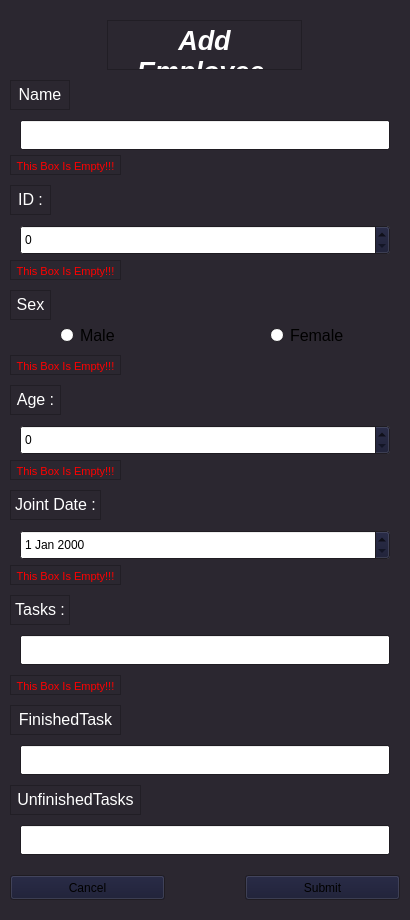
<?xml version="1.0" encoding="UTF-8"?>
<ui version="4.0">
 <class>MainWindow</class>
 <widget class="QMainWindow" name="MainWindow">
  <property name="enabled">
   <bool>true</bool>
  </property>
  <property name="geometry">
   <rect>
    <x>0</x>
    <y>0</y>
    <width>410</width>
    <height>920</height>
   </rect>
  </property>
  <property name="minimumSize">
   <size>
    <width>410</width>
    <height>920</height>
   </size>
  </property>
  <property name="maximumSize">
   <size>
    <width>410</width>
    <height>920</height>
   </size>
  </property>
  <property name="palette">
   <palette>
    <active>
     <colorrole role="Button">
      <brush brushstyle="SolidPattern">
       <color alpha="255">
        <red>21</red>
        <green>23</green>
        <blue>48</blue>
       </color>
      </brush>
     </colorrole>
     <colorrole role="Base">
      <brush brushstyle="SolidPattern">
       <color alpha="255">
        <red>255</red>
        <green>255</green>
        <blue>255</blue>
       </color>
      </brush>
     </colorrole>
     <colorrole role="Window">
      <brush brushstyle="SolidPattern">
       <color alpha="255">
        <red>43</red>
        <green>39</green>
        <blue>48</blue>
       </color>
      </brush>
     </colorrole>
    </active>
    <inactive>
     <colorrole role="Button">
      <brush brushstyle="SolidPattern">
       <color alpha="255">
        <red>21</red>
        <green>23</green>
        <blue>48</blue>
       </color>
      </brush>
     </colorrole>
     <colorrole role="Base">
      <brush brushstyle="SolidPattern">
       <color alpha="255">
        <red>255</red>
        <green>255</green>
        <blue>255</blue>
       </color>
      </brush>
     </colorrole>
     <colorrole role="Window">
      <brush brushstyle="SolidPattern">
       <color alpha="255">
        <red>43</red>
        <green>39</green>
        <blue>48</blue>
       </color>
      </brush>
     </colorrole>
    </inactive>
    <disabled>
     <colorrole role="Button">
      <brush brushstyle="SolidPattern">
       <color alpha="255">
        <red>21</red>
        <green>23</green>
        <blue>48</blue>
       </color>
      </brush>
     </colorrole>
     <colorrole role="Base">
      <brush brushstyle="SolidPattern">
       <color alpha="255">
        <red>43</red>
        <green>39</green>
        <blue>48</blue>
       </color>
      </brush>
     </colorrole>
     <colorrole role="Window">
      <brush brushstyle="SolidPattern">
       <color alpha="255">
        <red>43</red>
        <green>39</green>
        <blue>48</blue>
       </color>
      </brush>
     </colorrole>
    </disabled>
   </palette>
  </property>
  <property name="font">
   <font>
    <family>Segoe UI</family>
    <italic>false</italic>
   </font>
  </property>
  <property name="windowTitle">
   <string>MainWindow</string>
  </property>
  <widget class="QWidget" name="centralwidget">
   <widget class="QTextBrowser" name="MainText">
    <property name="geometry">
     <rect>
      <x>107</x>
      <y>20</y>
      <width>195</width>
      <height>50</height>
     </rect>
    </property>
    <property name="palette">
     <palette>
      <active>
       <colorrole role="Base">
        <brush brushstyle="SolidPattern">
         <color alpha="255">
          <red>43</red>
          <green>39</green>
          <blue>48</blue>
         </color>
        </brush>
       </colorrole>
      </active>
      <inactive>
       <colorrole role="Base">
        <brush brushstyle="SolidPattern">
         <color alpha="255">
          <red>43</red>
          <green>39</green>
          <blue>48</blue>
         </color>
        </brush>
       </colorrole>
      </inactive>
      <disabled>
       <colorrole role="Base">
        <brush brushstyle="SolidPattern">
         <color alpha="255">
          <red>0</red>
          <green>0</green>
          <blue>94</blue>
         </color>
        </brush>
       </colorrole>
      </disabled>
     </palette>
    </property>
    <property name="font">
     <font>
      <family>Segoe UI</family>
      <pointsize>20</pointsize>
      <weight>75</weight>
      <italic>true</italic>
      <bold>true</bold>
     </font>
    </property>
    <property name="verticalScrollBarPolicy">
     <enum>Qt::ScrollBarAlwaysOff</enum>
    </property>
    <property name="horizontalScrollBarPolicy">
     <enum>Qt::ScrollBarAlwaysOff</enum>
    </property>
    <property name="html">
     <string>&lt;!DOCTYPE HTML PUBLIC &quot;-//W3C//DTD HTML 4.0//EN&quot; &quot;http://www.w3.org/TR/REC-html40/strict.dtd&quot;&gt;
&lt;html&gt;&lt;head&gt;&lt;meta name=&quot;qrichtext&quot; content=&quot;1&quot; /&gt;&lt;style type=&quot;text/css&quot;&gt;
p, li { white-space: pre-wrap; }
&lt;/style&gt;&lt;/head&gt;&lt;body style=&quot; font-family:'Segoe UI'; font-size:20pt; font-weight:600; font-style:italic;&quot;&gt;
&lt;p align=&quot;center&quot; style=&quot; margin-top:0px; margin-bottom:0px; margin-left:0px; margin-right:0px; -qt-block-indent:0; text-indent:0px;&quot;&gt;&lt;span style=&quot; color:#ffffff;&quot;&gt;Add Employee &lt;/span&gt;&lt;/p&gt;&lt;/body&gt;&lt;/html&gt;</string>
    </property>
   </widget>
   <widget class="QPushButton" name="submitButton">
    <property name="geometry">
     <rect>
      <x>880</x>
      <y>550</y>
      <width>101</width>
      <height>31</height>
     </rect>
    </property>
    <property name="text">
     <string>Submit</string>
    </property>
   </widget>
   <widget class="QLineEdit" name="NameEdit">
    <property name="geometry">
     <rect>
      <x>20</x>
      <y>120</y>
      <width>370</width>
      <height>30</height>
     </rect>
    </property>
    <property name="styleSheet">
     <string notr="true"/>
    </property>
    <property name="alignment">
     <set>Qt::AlignLeading|Qt::AlignLeft|Qt::AlignVCenter</set>
    </property>
   </widget>
   <widget class="QTextBrowser" name="NameText">
    <property name="geometry">
     <rect>
      <x>10</x>
      <y>80</y>
      <width>60</width>
      <height>30</height>
     </rect>
    </property>
    <property name="palette">
     <palette>
      <active>
       <colorrole role="Base">
        <brush brushstyle="SolidPattern">
         <color alpha="255">
          <red>43</red>
          <green>39</green>
          <blue>48</blue>
         </color>
        </brush>
       </colorrole>
      </active>
      <inactive>
       <colorrole role="Base">
        <brush brushstyle="SolidPattern">
         <color alpha="255">
          <red>43</red>
          <green>39</green>
          <blue>48</blue>
         </color>
        </brush>
       </colorrole>
      </inactive>
      <disabled>
       <colorrole role="Base">
        <brush brushstyle="SolidPattern">
         <color alpha="255">
          <red>0</red>
          <green>0</green>
          <blue>94</blue>
         </color>
        </brush>
       </colorrole>
      </disabled>
     </palette>
    </property>
    <property name="font">
     <font>
      <family>Segoe UI</family>
      <pointsize>20</pointsize>
      <weight>75</weight>
      <italic>true</italic>
      <bold>true</bold>
     </font>
    </property>
    <property name="verticalScrollBarPolicy">
     <enum>Qt::ScrollBarAlwaysOff</enum>
    </property>
    <property name="horizontalScrollBarPolicy">
     <enum>Qt::ScrollBarAlwaysOff</enum>
    </property>
    <property name="html">
     <string>&lt;!DOCTYPE HTML PUBLIC &quot;-//W3C//DTD HTML 4.0//EN&quot; &quot;http://www.w3.org/TR/REC-html40/strict.dtd&quot;&gt;
&lt;html&gt;&lt;head&gt;&lt;meta name=&quot;qrichtext&quot; content=&quot;1&quot; /&gt;&lt;style type=&quot;text/css&quot;&gt;
p, li { white-space: pre-wrap; }
&lt;/style&gt;&lt;/head&gt;&lt;body style=&quot; font-family:'Segoe UI'; font-size:20pt; font-weight:600; font-style:italic;&quot;&gt;
&lt;p align=&quot;center&quot; style=&quot; margin-top:0px; margin-bottom:0px; margin-left:0px; margin-right:0px; -qt-block-indent:0; text-indent:0px;&quot;&gt;&lt;span style=&quot; font-size:12pt; font-weight:400; font-style:normal; color:#ffffff;&quot;&gt;Name :&lt;/span&gt;&lt;/p&gt;&lt;/body&gt;&lt;/html&gt;</string>
    </property>
   </widget>
   <widget class="QTextBrowser" name="IDText">
    <property name="geometry">
     <rect>
      <x>10</x>
      <y>185</y>
      <width>41</width>
      <height>30</height>
     </rect>
    </property>
    <property name="palette">
     <palette>
      <active>
       <colorrole role="Base">
        <brush brushstyle="SolidPattern">
         <color alpha="255">
          <red>43</red>
          <green>39</green>
          <blue>48</blue>
         </color>
        </brush>
       </colorrole>
      </active>
      <inactive>
       <colorrole role="Base">
        <brush brushstyle="SolidPattern">
         <color alpha="255">
          <red>43</red>
          <green>39</green>
          <blue>48</blue>
         </color>
        </brush>
       </colorrole>
      </inactive>
      <disabled>
       <colorrole role="Base">
        <brush brushstyle="SolidPattern">
         <color alpha="255">
          <red>0</red>
          <green>0</green>
          <blue>94</blue>
         </color>
        </brush>
       </colorrole>
      </disabled>
     </palette>
    </property>
    <property name="font">
     <font>
      <family>Segoe UI</family>
      <pointsize>20</pointsize>
      <weight>75</weight>
      <italic>true</italic>
      <bold>true</bold>
     </font>
    </property>
    <property name="verticalScrollBarPolicy">
     <enum>Qt::ScrollBarAlwaysOff</enum>
    </property>
    <property name="horizontalScrollBarPolicy">
     <enum>Qt::ScrollBarAlwaysOff</enum>
    </property>
    <property name="html">
     <string>&lt;!DOCTYPE HTML PUBLIC &quot;-//W3C//DTD HTML 4.0//EN&quot; &quot;http://www.w3.org/TR/REC-html40/strict.dtd&quot;&gt;
&lt;html&gt;&lt;head&gt;&lt;meta name=&quot;qrichtext&quot; content=&quot;1&quot; /&gt;&lt;style type=&quot;text/css&quot;&gt;
p, li { white-space: pre-wrap; }
&lt;/style&gt;&lt;/head&gt;&lt;body style=&quot; font-family:'Segoe UI'; font-size:20pt; font-weight:600; font-style:italic;&quot;&gt;
&lt;p align=&quot;center&quot; style=&quot; margin-top:0px; margin-bottom:0px; margin-left:0px; margin-right:0px; -qt-block-indent:0; text-indent:0px;&quot;&gt;&lt;span style=&quot; font-size:12pt; font-weight:400; font-style:normal; color:#ffffff;&quot;&gt;ID :&lt;/span&gt;&lt;/p&gt;&lt;/body&gt;&lt;/html&gt;</string>
    </property>
   </widget>
   <widget class="QTextBrowser" name="SexText">
    <property name="geometry">
     <rect>
      <x>10</x>
      <y>290</y>
      <width>41</width>
      <height>30</height>
     </rect>
    </property>
    <property name="palette">
     <palette>
      <active>
       <colorrole role="Base">
        <brush brushstyle="SolidPattern">
         <color alpha="255">
          <red>43</red>
          <green>39</green>
          <blue>48</blue>
         </color>
        </brush>
       </colorrole>
      </active>
      <inactive>
       <colorrole role="Base">
        <brush brushstyle="SolidPattern">
         <color alpha="255">
          <red>43</red>
          <green>39</green>
          <blue>48</blue>
         </color>
        </brush>
       </colorrole>
      </inactive>
      <disabled>
       <colorrole role="Base">
        <brush brushstyle="SolidPattern">
         <color alpha="255">
          <red>0</red>
          <green>0</green>
          <blue>94</blue>
         </color>
        </brush>
       </colorrole>
      </disabled>
     </palette>
    </property>
    <property name="font">
     <font>
      <family>Segoe UI</family>
      <pointsize>20</pointsize>
      <weight>75</weight>
      <italic>true</italic>
      <bold>true</bold>
     </font>
    </property>
    <property name="verticalScrollBarPolicy">
     <enum>Qt::ScrollBarAlwaysOff</enum>
    </property>
    <property name="horizontalScrollBarPolicy">
     <enum>Qt::ScrollBarAlwaysOff</enum>
    </property>
    <property name="html">
     <string>&lt;!DOCTYPE HTML PUBLIC &quot;-//W3C//DTD HTML 4.0//EN&quot; &quot;http://www.w3.org/TR/REC-html40/strict.dtd&quot;&gt;
&lt;html&gt;&lt;head&gt;&lt;meta name=&quot;qrichtext&quot; content=&quot;1&quot; /&gt;&lt;style type=&quot;text/css&quot;&gt;
p, li { white-space: pre-wrap; }
&lt;/style&gt;&lt;/head&gt;&lt;body style=&quot; font-family:'Segoe UI'; font-size:20pt; font-weight:600; font-style:italic;&quot;&gt;
&lt;p align=&quot;center&quot; style=&quot; margin-top:0px; margin-bottom:0px; margin-left:0px; margin-right:0px; -qt-block-indent:0; text-indent:0px;&quot;&gt;&lt;span style=&quot; font-size:12pt; font-weight:400; font-style:normal; color:#ffffff;&quot;&gt;Sex :&lt;/span&gt;&lt;/p&gt;&lt;/body&gt;&lt;/html&gt;</string>
    </property>
   </widget>
   <widget class="QRadioButton" name="MaleradioButton">
    <property name="geometry">
     <rect>
      <x>60</x>
      <y>325</y>
      <width>80</width>
      <height>20</height>
     </rect>
    </property>
    <property name="font">
     <font>
      <pointsize>12</pointsize>
     </font>
    </property>
    <property name="text">
     <string>Male</string>
    </property>
   </widget>
   <widget class="QRadioButton" name="FemaleradioButton">
    <property name="geometry">
     <rect>
      <x>270</x>
      <y>325</y>
      <width>80</width>
      <height>20</height>
     </rect>
    </property>
    <property name="font">
     <font>
      <pointsize>12</pointsize>
     </font>
    </property>
    <property name="text">
     <string>Female</string>
    </property>
   </widget>
   <widget class="QTextBrowser" name="AgeText">
    <property name="geometry">
     <rect>
      <x>10</x>
      <y>385</y>
      <width>51</width>
      <height>30</height>
     </rect>
    </property>
    <property name="palette">
     <palette>
      <active>
       <colorrole role="Base">
        <brush brushstyle="SolidPattern">
         <color alpha="255">
          <red>43</red>
          <green>39</green>
          <blue>48</blue>
         </color>
        </brush>
       </colorrole>
      </active>
      <inactive>
       <colorrole role="Base">
        <brush brushstyle="SolidPattern">
         <color alpha="255">
          <red>43</red>
          <green>39</green>
          <blue>48</blue>
         </color>
        </brush>
       </colorrole>
      </inactive>
      <disabled>
       <colorrole role="Base">
        <brush brushstyle="SolidPattern">
         <color alpha="255">
          <red>0</red>
          <green>0</green>
          <blue>94</blue>
         </color>
        </brush>
       </colorrole>
      </disabled>
     </palette>
    </property>
    <property name="font">
     <font>
      <family>Segoe UI</family>
      <pointsize>20</pointsize>
      <weight>75</weight>
      <italic>true</italic>
      <bold>true</bold>
     </font>
    </property>
    <property name="verticalScrollBarPolicy">
     <enum>Qt::ScrollBarAlwaysOff</enum>
    </property>
    <property name="horizontalScrollBarPolicy">
     <enum>Qt::ScrollBarAlwaysOff</enum>
    </property>
    <property name="html">
     <string>&lt;!DOCTYPE HTML PUBLIC &quot;-//W3C//DTD HTML 4.0//EN&quot; &quot;http://www.w3.org/TR/REC-html40/strict.dtd&quot;&gt;
&lt;html&gt;&lt;head&gt;&lt;meta name=&quot;qrichtext&quot; content=&quot;1&quot; /&gt;&lt;style type=&quot;text/css&quot;&gt;
p, li { white-space: pre-wrap; }
&lt;/style&gt;&lt;/head&gt;&lt;body style=&quot; font-family:'Segoe UI'; font-size:20pt; font-weight:600; font-style:italic;&quot;&gt;
&lt;p align=&quot;center&quot; style=&quot; margin-top:0px; margin-bottom:0px; margin-left:0px; margin-right:0px; -qt-block-indent:0; text-indent:0px;&quot;&gt;&lt;span style=&quot; font-size:12pt; font-weight:400; font-style:normal; color:#ffffff;&quot;&gt;Age :&lt;/span&gt;&lt;/p&gt;&lt;/body&gt;&lt;/html&gt;</string>
    </property>
   </widget>
   <widget class="QTextBrowser" name="JointDateText">
    <property name="geometry">
     <rect>
      <x>10</x>
      <y>490</y>
      <width>91</width>
      <height>30</height>
     </rect>
    </property>
    <property name="palette">
     <palette>
      <active>
       <colorrole role="Base">
        <brush brushstyle="SolidPattern">
         <color alpha="255">
          <red>43</red>
          <green>39</green>
          <blue>48</blue>
         </color>
        </brush>
       </colorrole>
      </active>
      <inactive>
       <colorrole role="Base">
        <brush brushstyle="SolidPattern">
         <color alpha="255">
          <red>43</red>
          <green>39</green>
          <blue>48</blue>
         </color>
        </brush>
       </colorrole>
      </inactive>
      <disabled>
       <colorrole role="Base">
        <brush brushstyle="SolidPattern">
         <color alpha="255">
          <red>0</red>
          <green>0</green>
          <blue>94</blue>
         </color>
        </brush>
       </colorrole>
      </disabled>
     </palette>
    </property>
    <property name="font">
     <font>
      <family>Segoe UI</family>
      <pointsize>20</pointsize>
      <weight>75</weight>
      <italic>true</italic>
      <bold>true</bold>
     </font>
    </property>
    <property name="verticalScrollBarPolicy">
     <enum>Qt::ScrollBarAlwaysOff</enum>
    </property>
    <property name="horizontalScrollBarPolicy">
     <enum>Qt::ScrollBarAlwaysOff</enum>
    </property>
    <property name="html">
     <string>&lt;!DOCTYPE HTML PUBLIC &quot;-//W3C//DTD HTML 4.0//EN&quot; &quot;http://www.w3.org/TR/REC-html40/strict.dtd&quot;&gt;
&lt;html&gt;&lt;head&gt;&lt;meta name=&quot;qrichtext&quot; content=&quot;1&quot; /&gt;&lt;style type=&quot;text/css&quot;&gt;
p, li { white-space: pre-wrap; }
&lt;/style&gt;&lt;/head&gt;&lt;body style=&quot; font-family:'Segoe UI'; font-size:20pt; font-weight:600; font-style:italic;&quot;&gt;
&lt;p align=&quot;center&quot; style=&quot; margin-top:0px; margin-bottom:0px; margin-left:0px; margin-right:0px; -qt-block-indent:0; text-indent:0px;&quot;&gt;&lt;span style=&quot; font-size:12pt; font-weight:400; font-style:normal; color:#ffffff;&quot;&gt;Joint Date :&lt;/span&gt;&lt;/p&gt;&lt;/body&gt;&lt;/html&gt;</string>
    </property>
   </widget>
   <widget class="QTextBrowser" name="TasksText">
    <property name="geometry">
     <rect>
      <x>10</x>
      <y>595</y>
      <width>60</width>
      <height>30</height>
     </rect>
    </property>
    <property name="palette">
     <palette>
      <active>
       <colorrole role="Base">
        <brush brushstyle="SolidPattern">
         <color alpha="255">
          <red>43</red>
          <green>39</green>
          <blue>48</blue>
         </color>
        </brush>
       </colorrole>
      </active>
      <inactive>
       <colorrole role="Base">
        <brush brushstyle="SolidPattern">
         <color alpha="255">
          <red>43</red>
          <green>39</green>
          <blue>48</blue>
         </color>
        </brush>
       </colorrole>
      </inactive>
      <disabled>
       <colorrole role="Base">
        <brush brushstyle="SolidPattern">
         <color alpha="255">
          <red>0</red>
          <green>0</green>
          <blue>94</blue>
         </color>
        </brush>
       </colorrole>
      </disabled>
     </palette>
    </property>
    <property name="font">
     <font>
      <family>Segoe UI</family>
      <pointsize>20</pointsize>
      <weight>75</weight>
      <italic>true</italic>
      <bold>true</bold>
     </font>
    </property>
    <property name="verticalScrollBarPolicy">
     <enum>Qt::ScrollBarAlwaysOff</enum>
    </property>
    <property name="horizontalScrollBarPolicy">
     <enum>Qt::ScrollBarAlwaysOff</enum>
    </property>
    <property name="html">
     <string>&lt;!DOCTYPE HTML PUBLIC &quot;-//W3C//DTD HTML 4.0//EN&quot; &quot;http://www.w3.org/TR/REC-html40/strict.dtd&quot;&gt;
&lt;html&gt;&lt;head&gt;&lt;meta name=&quot;qrichtext&quot; content=&quot;1&quot; /&gt;&lt;style type=&quot;text/css&quot;&gt;
p, li { white-space: pre-wrap; }
&lt;/style&gt;&lt;/head&gt;&lt;body style=&quot; font-family:'Segoe UI'; font-size:20pt; font-weight:600; font-style:italic;&quot;&gt;
&lt;p align=&quot;center&quot; style=&quot; margin-top:0px; margin-bottom:0px; margin-left:0px; margin-right:0px; -qt-block-indent:0; text-indent:0px;&quot;&gt;&lt;span style=&quot; font-size:12pt; font-weight:400; font-style:normal; color:#ffffff;&quot;&gt;Tasks :&lt;/span&gt;&lt;/p&gt;&lt;/body&gt;&lt;/html&gt;</string>
    </property>
   </widget>
   <widget class="QTextBrowser" name="FinishedTasksText">
    <property name="geometry">
     <rect>
      <x>10</x>
      <y>705</y>
      <width>111</width>
      <height>30</height>
     </rect>
    </property>
    <property name="palette">
     <palette>
      <active>
       <colorrole role="Base">
        <brush brushstyle="SolidPattern">
         <color alpha="255">
          <red>43</red>
          <green>39</green>
          <blue>48</blue>
         </color>
        </brush>
       </colorrole>
      </active>
      <inactive>
       <colorrole role="Base">
        <brush brushstyle="SolidPattern">
         <color alpha="255">
          <red>43</red>
          <green>39</green>
          <blue>48</blue>
         </color>
        </brush>
       </colorrole>
      </inactive>
      <disabled>
       <colorrole role="Base">
        <brush brushstyle="SolidPattern">
         <color alpha="255">
          <red>0</red>
          <green>0</green>
          <blue>94</blue>
         </color>
        </brush>
       </colorrole>
      </disabled>
     </palette>
    </property>
    <property name="font">
     <font>
      <family>Segoe UI</family>
      <pointsize>20</pointsize>
      <weight>75</weight>
      <italic>true</italic>
      <bold>true</bold>
     </font>
    </property>
    <property name="verticalScrollBarPolicy">
     <enum>Qt::ScrollBarAlwaysOff</enum>
    </property>
    <property name="horizontalScrollBarPolicy">
     <enum>Qt::ScrollBarAlwaysOff</enum>
    </property>
    <property name="html">
     <string>&lt;!DOCTYPE HTML PUBLIC &quot;-//W3C//DTD HTML 4.0//EN&quot; &quot;http://www.w3.org/TR/REC-html40/strict.dtd&quot;&gt;
&lt;html&gt;&lt;head&gt;&lt;meta name=&quot;qrichtext&quot; content=&quot;1&quot; /&gt;&lt;style type=&quot;text/css&quot;&gt;
p, li { white-space: pre-wrap; }
&lt;/style&gt;&lt;/head&gt;&lt;body style=&quot; font-family:'Segoe UI'; font-size:20pt; font-weight:600; font-style:italic;&quot;&gt;
&lt;p align=&quot;center&quot; style=&quot; margin-top:0px; margin-bottom:0px; margin-left:0px; margin-right:0px; -qt-block-indent:0; text-indent:0px;&quot;&gt;&lt;span style=&quot; font-size:12pt; font-weight:400; font-style:normal; color:#ffffff;&quot;&gt;FinishedTasks :&lt;/span&gt;&lt;/p&gt;&lt;/body&gt;&lt;/html&gt;</string>
    </property>
   </widget>
   <widget class="QLineEdit" name="TasksEdit">
    <property name="geometry">
     <rect>
      <x>20</x>
      <y>635</y>
      <width>370</width>
      <height>30</height>
     </rect>
    </property>
    <property name="alignment">
     <set>Qt::AlignLeading|Qt::AlignLeft|Qt::AlignVCenter</set>
    </property>
   </widget>
   <widget class="QLineEdit" name="FinishedTasksEdit">
    <property name="geometry">
     <rect>
      <x>20</x>
      <y>745</y>
      <width>370</width>
      <height>30</height>
     </rect>
    </property>
    <property name="alignment">
     <set>Qt::AlignLeading|Qt::AlignLeft|Qt::AlignVCenter</set>
    </property>
   </widget>
   <widget class="QTextBrowser" name="UnfinishedTasksText">
    <property name="geometry">
     <rect>
      <x>10</x>
      <y>785</y>
      <width>131</width>
      <height>30</height>
     </rect>
    </property>
    <property name="palette">
     <palette>
      <active>
       <colorrole role="Base">
        <brush brushstyle="SolidPattern">
         <color alpha="255">
          <red>43</red>
          <green>39</green>
          <blue>48</blue>
         </color>
        </brush>
       </colorrole>
      </active>
      <inactive>
       <colorrole role="Base">
        <brush brushstyle="SolidPattern">
         <color alpha="255">
          <red>43</red>
          <green>39</green>
          <blue>48</blue>
         </color>
        </brush>
       </colorrole>
      </inactive>
      <disabled>
       <colorrole role="Base">
        <brush brushstyle="SolidPattern">
         <color alpha="255">
          <red>0</red>
          <green>0</green>
          <blue>94</blue>
         </color>
        </brush>
       </colorrole>
      </disabled>
     </palette>
    </property>
    <property name="font">
     <font>
      <family>Segoe UI</family>
      <pointsize>20</pointsize>
      <weight>75</weight>
      <italic>true</italic>
      <bold>true</bold>
     </font>
    </property>
    <property name="verticalScrollBarPolicy">
     <enum>Qt::ScrollBarAlwaysOff</enum>
    </property>
    <property name="horizontalScrollBarPolicy">
     <enum>Qt::ScrollBarAlwaysOff</enum>
    </property>
    <property name="html">
     <string>&lt;!DOCTYPE HTML PUBLIC &quot;-//W3C//DTD HTML 4.0//EN&quot; &quot;http://www.w3.org/TR/REC-html40/strict.dtd&quot;&gt;
&lt;html&gt;&lt;head&gt;&lt;meta name=&quot;qrichtext&quot; content=&quot;1&quot; /&gt;&lt;style type=&quot;text/css&quot;&gt;
p, li { white-space: pre-wrap; }
&lt;/style&gt;&lt;/head&gt;&lt;body style=&quot; font-family:'Segoe UI'; font-size:20pt; font-weight:600; font-style:italic;&quot;&gt;
&lt;p align=&quot;center&quot; style=&quot; margin-top:0px; margin-bottom:0px; margin-left:0px; margin-right:0px; -qt-block-indent:0; text-indent:0px;&quot;&gt;&lt;span style=&quot; font-size:12pt; font-weight:400; font-style:normal; color:#ffffff;&quot;&gt;UnfinishedTasks :&lt;/span&gt;&lt;/p&gt;&lt;/body&gt;&lt;/html&gt;</string>
    </property>
   </widget>
   <widget class="QLineEdit" name="UnfinishedTasksEdit">
    <property name="geometry">
     <rect>
      <x>20</x>
      <y>825</y>
      <width>370</width>
      <height>30</height>
     </rect>
    </property>
    <property name="alignment">
     <set>Qt::AlignLeading|Qt::AlignLeft|Qt::AlignVCenter</set>
    </property>
   </widget>
   <widget class="QDateEdit" name="dateEdit">
    <property name="geometry">
     <rect>
      <x>20</x>
      <y>530</y>
      <width>370</width>
      <height>30</height>
     </rect>
    </property>
   </widget>
   <widget class="QSpinBox" name="IDspinBox">
    <property name="geometry">
     <rect>
      <x>20</x>
      <y>225</y>
      <width>370</width>
      <height>30</height>
     </rect>
    </property>
    <property name="alignment">
     <set>Qt::AlignLeading|Qt::AlignLeft|Qt::AlignVCenter</set>
    </property>
    <property name="maximum">
     <number>99</number>
    </property>
   </widget>
   <widget class="QSpinBox" name="AgespinBox">
    <property name="geometry">
     <rect>
      <x>20</x>
      <y>425</y>
      <width>370</width>
      <height>30</height>
     </rect>
    </property>
    <property name="maximum">
     <number>99</number>
    </property>
   </widget>
   <widget class="QPushButton" name="SubmitpushButton">
    <property name="geometry">
     <rect>
      <x>245</x>
      <y>875</y>
      <width>155</width>
      <height>25</height>
     </rect>
    </property>
    <property name="styleSheet">
     <string notr="true"/>
    </property>
    <property name="text">
     <string>Submit</string>
    </property>
   </widget>
   <widget class="QPushButton" name="CanclepushButton">
    <property name="geometry">
     <rect>
      <x>10</x>
      <y>875</y>
      <width>155</width>
      <height>25</height>
     </rect>
    </property>
    <property name="styleSheet">
     <string notr="true"/>
    </property>
    <property name="text">
     <string>Cancel</string>
    </property>
   </widget>
   <widget class="QTextBrowser" name="AlertText_1">
    <property name="geometry">
     <rect>
      <x>10</x>
      <y>155</y>
      <width>111</width>
      <height>20</height>
     </rect>
    </property>
    <property name="palette">
     <palette>
      <active>
       <colorrole role="Base">
        <brush brushstyle="SolidPattern">
         <color alpha="255">
          <red>43</red>
          <green>39</green>
          <blue>48</blue>
         </color>
        </brush>
       </colorrole>
      </active>
      <inactive>
       <colorrole role="Base">
        <brush brushstyle="SolidPattern">
         <color alpha="255">
          <red>43</red>
          <green>39</green>
          <blue>48</blue>
         </color>
        </brush>
       </colorrole>
      </inactive>
      <disabled>
       <colorrole role="Base">
        <brush brushstyle="SolidPattern">
         <color alpha="255">
          <red>0</red>
          <green>0</green>
          <blue>94</blue>
         </color>
        </brush>
       </colorrole>
      </disabled>
     </palette>
    </property>
    <property name="font">
     <font>
      <family>Segoe UI</family>
      <pointsize>20</pointsize>
      <weight>75</weight>
      <italic>true</italic>
      <bold>true</bold>
     </font>
    </property>
    <property name="styleSheet">
     <string notr="true"/>
    </property>
    <property name="verticalScrollBarPolicy">
     <enum>Qt::ScrollBarAlwaysOff</enum>
    </property>
    <property name="horizontalScrollBarPolicy">
     <enum>Qt::ScrollBarAlwaysOff</enum>
    </property>
    <property name="html">
     <string>&lt;!DOCTYPE HTML PUBLIC &quot;-//W3C//DTD HTML 4.0//EN&quot; &quot;http://www.w3.org/TR/REC-html40/strict.dtd&quot;&gt;
&lt;html&gt;&lt;head&gt;&lt;meta name=&quot;qrichtext&quot; content=&quot;1&quot; /&gt;&lt;style type=&quot;text/css&quot;&gt;
p, li { white-space: pre-wrap; }
&lt;/style&gt;&lt;/head&gt;&lt;body style=&quot; font-family:'Segoe UI'; font-size:20pt; font-weight:600; font-style:italic;&quot;&gt;
&lt;p align=&quot;center&quot; style=&quot; margin-top:0px; margin-bottom:0px; margin-left:0px; margin-right:0px; -qt-block-indent:0; text-indent:0px;&quot;&gt;&lt;span style=&quot; font-size:8pt; font-weight:400; font-style:normal; color:#ff0000;&quot;&gt;This Box Is Empty!!!&lt;/span&gt;&lt;/p&gt;&lt;/body&gt;&lt;/html&gt;</string>
    </property>
   </widget>
   <widget class="QTextBrowser" name="AlertText_2">
    <property name="geometry">
     <rect>
      <x>10</x>
      <y>260</y>
      <width>111</width>
      <height>20</height>
     </rect>
    </property>
    <property name="palette">
     <palette>
      <active>
       <colorrole role="Base">
        <brush brushstyle="SolidPattern">
         <color alpha="255">
          <red>43</red>
          <green>39</green>
          <blue>48</blue>
         </color>
        </brush>
       </colorrole>
      </active>
      <inactive>
       <colorrole role="Base">
        <brush brushstyle="SolidPattern">
         <color alpha="255">
          <red>43</red>
          <green>39</green>
          <blue>48</blue>
         </color>
        </brush>
       </colorrole>
      </inactive>
      <disabled>
       <colorrole role="Base">
        <brush brushstyle="SolidPattern">
         <color alpha="255">
          <red>0</red>
          <green>0</green>
          <blue>94</blue>
         </color>
        </brush>
       </colorrole>
      </disabled>
     </palette>
    </property>
    <property name="font">
     <font>
      <family>Segoe UI</family>
      <pointsize>20</pointsize>
      <weight>75</weight>
      <italic>true</italic>
      <bold>true</bold>
     </font>
    </property>
    <property name="verticalScrollBarPolicy">
     <enum>Qt::ScrollBarAlwaysOff</enum>
    </property>
    <property name="horizontalScrollBarPolicy">
     <enum>Qt::ScrollBarAlwaysOff</enum>
    </property>
    <property name="html">
     <string>&lt;!DOCTYPE HTML PUBLIC &quot;-//W3C//DTD HTML 4.0//EN&quot; &quot;http://www.w3.org/TR/REC-html40/strict.dtd&quot;&gt;
&lt;html&gt;&lt;head&gt;&lt;meta name=&quot;qrichtext&quot; content=&quot;1&quot; /&gt;&lt;style type=&quot;text/css&quot;&gt;
p, li { white-space: pre-wrap; }
&lt;/style&gt;&lt;/head&gt;&lt;body style=&quot; font-family:'Segoe UI'; font-size:20pt; font-weight:600; font-style:italic;&quot;&gt;
&lt;p align=&quot;center&quot; style=&quot; margin-top:0px; margin-bottom:0px; margin-left:0px; margin-right:0px; -qt-block-indent:0; text-indent:0px;&quot;&gt;&lt;span style=&quot; font-size:8pt; font-weight:400; font-style:normal; color:#ff0000;&quot;&gt;This Box Is Empty!!!&lt;/span&gt;&lt;/p&gt;&lt;/body&gt;&lt;/html&gt;</string>
    </property>
   </widget>
   <widget class="QTextBrowser" name="AlertText_3">
    <property name="geometry">
     <rect>
      <x>10</x>
      <y>355</y>
      <width>111</width>
      <height>20</height>
     </rect>
    </property>
    <property name="palette">
     <palette>
      <active>
       <colorrole role="Base">
        <brush brushstyle="SolidPattern">
         <color alpha="255">
          <red>43</red>
          <green>39</green>
          <blue>48</blue>
         </color>
        </brush>
       </colorrole>
      </active>
      <inactive>
       <colorrole role="Base">
        <brush brushstyle="SolidPattern">
         <color alpha="255">
          <red>43</red>
          <green>39</green>
          <blue>48</blue>
         </color>
        </brush>
       </colorrole>
      </inactive>
      <disabled>
       <colorrole role="Base">
        <brush brushstyle="SolidPattern">
         <color alpha="255">
          <red>0</red>
          <green>0</green>
          <blue>94</blue>
         </color>
        </brush>
       </colorrole>
      </disabled>
     </palette>
    </property>
    <property name="font">
     <font>
      <family>Segoe UI</family>
      <pointsize>20</pointsize>
      <weight>75</weight>
      <italic>true</italic>
      <bold>true</bold>
     </font>
    </property>
    <property name="verticalScrollBarPolicy">
     <enum>Qt::ScrollBarAlwaysOff</enum>
    </property>
    <property name="horizontalScrollBarPolicy">
     <enum>Qt::ScrollBarAlwaysOff</enum>
    </property>
    <property name="html">
     <string>&lt;!DOCTYPE HTML PUBLIC &quot;-//W3C//DTD HTML 4.0//EN&quot; &quot;http://www.w3.org/TR/REC-html40/strict.dtd&quot;&gt;
&lt;html&gt;&lt;head&gt;&lt;meta name=&quot;qrichtext&quot; content=&quot;1&quot; /&gt;&lt;style type=&quot;text/css&quot;&gt;
p, li { white-space: pre-wrap; }
&lt;/style&gt;&lt;/head&gt;&lt;body style=&quot; font-family:'Segoe UI'; font-size:20pt; font-weight:600; font-style:italic;&quot;&gt;
&lt;p align=&quot;center&quot; style=&quot; margin-top:0px; margin-bottom:0px; margin-left:0px; margin-right:0px; -qt-block-indent:0; text-indent:0px;&quot;&gt;&lt;span style=&quot; font-size:8pt; font-weight:400; font-style:normal; color:#ff0000;&quot;&gt;This Box Is Empty!!!&lt;/span&gt;&lt;/p&gt;&lt;/body&gt;&lt;/html&gt;</string>
    </property>
   </widget>
   <widget class="QTextBrowser" name="AlertText_4">
    <property name="geometry">
     <rect>
      <x>10</x>
      <y>460</y>
      <width>111</width>
      <height>20</height>
     </rect>
    </property>
    <property name="palette">
     <palette>
      <active>
       <colorrole role="Base">
        <brush brushstyle="SolidPattern">
         <color alpha="255">
          <red>43</red>
          <green>39</green>
          <blue>48</blue>
         </color>
        </brush>
       </colorrole>
      </active>
      <inactive>
       <colorrole role="Base">
        <brush brushstyle="SolidPattern">
         <color alpha="255">
          <red>43</red>
          <green>39</green>
          <blue>48</blue>
         </color>
        </brush>
       </colorrole>
      </inactive>
      <disabled>
       <colorrole role="Base">
        <brush brushstyle="SolidPattern">
         <color alpha="255">
          <red>0</red>
          <green>0</green>
          <blue>94</blue>
         </color>
        </brush>
       </colorrole>
      </disabled>
     </palette>
    </property>
    <property name="font">
     <font>
      <family>Segoe UI</family>
      <pointsize>20</pointsize>
      <weight>75</weight>
      <italic>true</italic>
      <bold>true</bold>
     </font>
    </property>
    <property name="verticalScrollBarPolicy">
     <enum>Qt::ScrollBarAlwaysOff</enum>
    </property>
    <property name="horizontalScrollBarPolicy">
     <enum>Qt::ScrollBarAlwaysOff</enum>
    </property>
    <property name="html">
     <string>&lt;!DOCTYPE HTML PUBLIC &quot;-//W3C//DTD HTML 4.0//EN&quot; &quot;http://www.w3.org/TR/REC-html40/strict.dtd&quot;&gt;
&lt;html&gt;&lt;head&gt;&lt;meta name=&quot;qrichtext&quot; content=&quot;1&quot; /&gt;&lt;style type=&quot;text/css&quot;&gt;
p, li { white-space: pre-wrap; }
&lt;/style&gt;&lt;/head&gt;&lt;body style=&quot; font-family:'Segoe UI'; font-size:20pt; font-weight:600; font-style:italic;&quot;&gt;
&lt;p align=&quot;center&quot; style=&quot; margin-top:0px; margin-bottom:0px; margin-left:0px; margin-right:0px; -qt-block-indent:0; text-indent:0px;&quot;&gt;&lt;span style=&quot; font-size:8pt; font-weight:400; font-style:normal; color:#ff0000;&quot;&gt;This Box Is Empty!!!&lt;/span&gt;&lt;/p&gt;&lt;/body&gt;&lt;/html&gt;</string>
    </property>
   </widget>
   <widget class="QTextBrowser" name="AlertText_5">
    <property name="geometry">
     <rect>
      <x>10</x>
      <y>565</y>
      <width>111</width>
      <height>20</height>
     </rect>
    </property>
    <property name="palette">
     <palette>
      <active>
       <colorrole role="Base">
        <brush brushstyle="SolidPattern">
         <color alpha="255">
          <red>43</red>
          <green>39</green>
          <blue>48</blue>
         </color>
        </brush>
       </colorrole>
      </active>
      <inactive>
       <colorrole role="Base">
        <brush brushstyle="SolidPattern">
         <color alpha="255">
          <red>43</red>
          <green>39</green>
          <blue>48</blue>
         </color>
        </brush>
       </colorrole>
      </inactive>
      <disabled>
       <colorrole role="Base">
        <brush brushstyle="SolidPattern">
         <color alpha="255">
          <red>0</red>
          <green>0</green>
          <blue>94</blue>
         </color>
        </brush>
       </colorrole>
      </disabled>
     </palette>
    </property>
    <property name="font">
     <font>
      <family>Segoe UI</family>
      <pointsize>20</pointsize>
      <weight>75</weight>
      <italic>true</italic>
      <bold>true</bold>
     </font>
    </property>
    <property name="verticalScrollBarPolicy">
     <enum>Qt::ScrollBarAlwaysOff</enum>
    </property>
    <property name="horizontalScrollBarPolicy">
     <enum>Qt::ScrollBarAlwaysOff</enum>
    </property>
    <property name="html">
     <string>&lt;!DOCTYPE HTML PUBLIC &quot;-//W3C//DTD HTML 4.0//EN&quot; &quot;http://www.w3.org/TR/REC-html40/strict.dtd&quot;&gt;
&lt;html&gt;&lt;head&gt;&lt;meta name=&quot;qrichtext&quot; content=&quot;1&quot; /&gt;&lt;style type=&quot;text/css&quot;&gt;
p, li { white-space: pre-wrap; }
&lt;/style&gt;&lt;/head&gt;&lt;body style=&quot; font-family:'Segoe UI'; font-size:20pt; font-weight:600; font-style:italic;&quot;&gt;
&lt;p align=&quot;center&quot; style=&quot; margin-top:0px; margin-bottom:0px; margin-left:0px; margin-right:0px; -qt-block-indent:0; text-indent:0px;&quot;&gt;&lt;span style=&quot; font-size:8pt; font-weight:400; font-style:normal; color:#ff0000;&quot;&gt;This Box Is Empty!!!&lt;/span&gt;&lt;/p&gt;&lt;/body&gt;&lt;/html&gt;</string>
    </property>
   </widget>
   <widget class="QTextBrowser" name="AlertText_6">
    <property name="geometry">
     <rect>
      <x>10</x>
      <y>675</y>
      <width>111</width>
      <height>20</height>
     </rect>
    </property>
    <property name="palette">
     <palette>
      <active>
       <colorrole role="Base">
        <brush brushstyle="SolidPattern">
         <color alpha="255">
          <red>43</red>
          <green>39</green>
          <blue>48</blue>
         </color>
        </brush>
       </colorrole>
      </active>
      <inactive>
       <colorrole role="Base">
        <brush brushstyle="SolidPattern">
         <color alpha="255">
          <red>43</red>
          <green>39</green>
          <blue>48</blue>
         </color>
        </brush>
       </colorrole>
      </inactive>
      <disabled>
       <colorrole role="Base">
        <brush brushstyle="SolidPattern">
         <color alpha="255">
          <red>0</red>
          <green>0</green>
          <blue>94</blue>
         </color>
        </brush>
       </colorrole>
      </disabled>
     </palette>
    </property>
    <property name="font">
     <font>
      <family>Segoe UI</family>
      <pointsize>20</pointsize>
      <weight>75</weight>
      <italic>true</italic>
      <bold>true</bold>
     </font>
    </property>
    <property name="verticalScrollBarPolicy">
     <enum>Qt::ScrollBarAlwaysOff</enum>
    </property>
    <property name="horizontalScrollBarPolicy">
     <enum>Qt::ScrollBarAlwaysOff</enum>
    </property>
    <property name="html">
     <string>&lt;!DOCTYPE HTML PUBLIC &quot;-//W3C//DTD HTML 4.0//EN&quot; &quot;http://www.w3.org/TR/REC-html40/strict.dtd&quot;&gt;
&lt;html&gt;&lt;head&gt;&lt;meta name=&quot;qrichtext&quot; content=&quot;1&quot; /&gt;&lt;style type=&quot;text/css&quot;&gt;
p, li { white-space: pre-wrap; }
&lt;/style&gt;&lt;/head&gt;&lt;body style=&quot; font-family:'Segoe UI'; font-size:20pt; font-weight:600; font-style:italic;&quot;&gt;
&lt;p align=&quot;center&quot; style=&quot; margin-top:0px; margin-bottom:0px; margin-left:0px; margin-right:0px; -qt-block-indent:0; text-indent:0px;&quot;&gt;&lt;span style=&quot; font-size:8pt; font-weight:400; font-style:normal; color:#ff0000;&quot;&gt;This Box Is Empty!!!&lt;/span&gt;&lt;/p&gt;&lt;/body&gt;&lt;/html&gt;</string>
    </property>
   </widget>
  </widget>
 </widget>
 <resources/>
 <connections/>
</ui>
